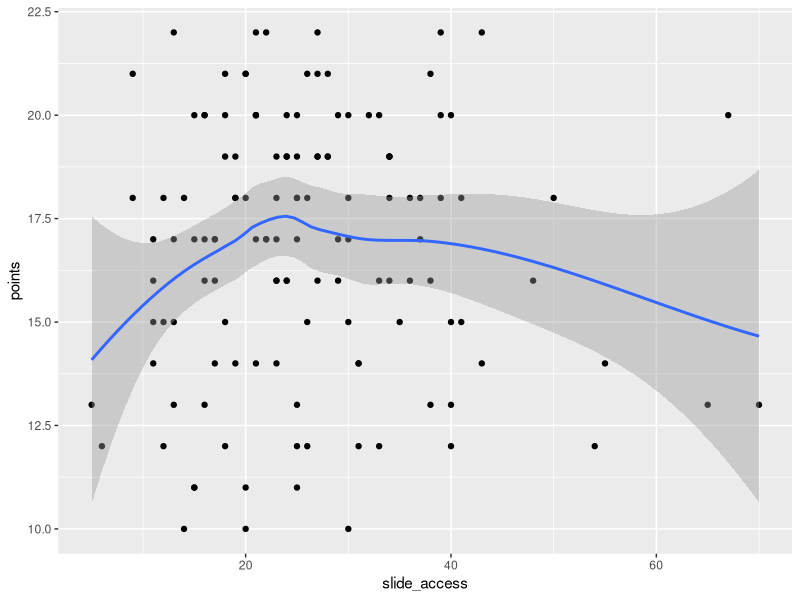
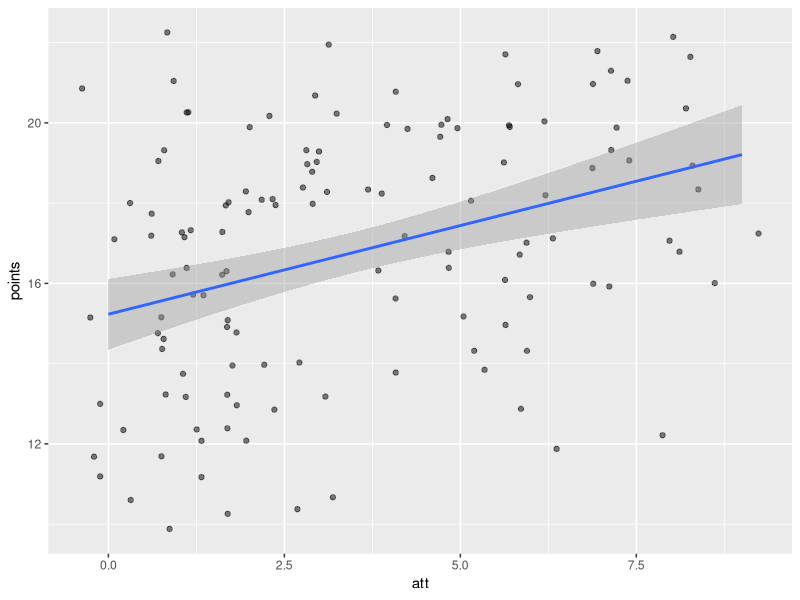

These figures' R source, in order:
library("dplyr")
library("ggplot2")
library("lubridate")  # for processing dates/times

scores <- read.csv("marks.csv", stringsAsFactors = FALSE,
                   colClasses = c("character", "integer"))

users <- read.csv("users.csv", stringsAsFactors = FALSE,
                  colClasses = "character")

slides <- read.csv("slides.csv", stringsAsFactors = FALSE)

slides_n <- count(slides, User.full.name)

users2 <- mutate(users, 
                 User.full.name = paste(First.name, Surname, sep = " ")) %>%
   rename(SID = ID.number) %>%
   inner_join(scores, "SID")

slide_pts <- left_join(users2, slides_n, "User.full.name") %>% 
   select(User.full.name, points, slide_access = n)

ggplot(slide_pts, aes(slide_access, points)) + geom_point() + geom_smooth()

bbb <- read.csv("bbb.csv", stringsAsFactors = FALSE)

bbb_n <- count(bbb, User.full.name) %>%
   rename(bbb_access = n)

by_week <- bbb %>%
    mutate(date = dmy_hm(Time), # parse the text date
           week = week(date)) %>% # calculate week of year (1-52)
    select(User.full.name, date, week)

by_week_d <- by_week %>%
    select(User.full.name, week) %>%
    distinct() %>%
    filter(week %in% c(39, 40, 41, 43, 45:49))

by_week_d2 <- by_week_d %>%
  semi_join(users2, "User.full.name")

bbb_attend <- count(by_week_d2, User.full.name) %>%
   rename(att = n)

bbb_att_pts <- left_join(users2, bbb_attend, "User.full.name") %>%
    mutate(att = ifelse(is.na(att), 0, att))

ggplot(bbb_att_pts, aes(att, points)) + geom_jitter(alpha = .5) +
    geom_smooth(method = "lm")

lm(points ~ att, bbb_att_pts) %>% summary()
